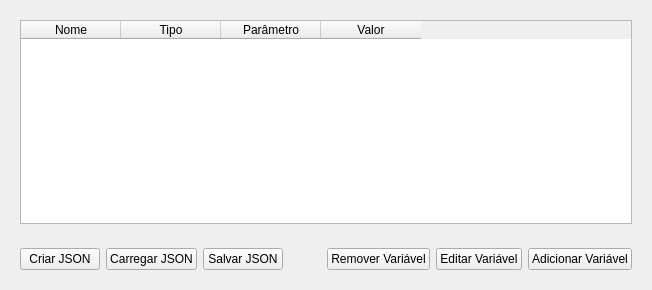
<?xml version="1.0" encoding="UTF-8"?>
<ui version="4.0">
 <class>varsWindow</class>
 <widget class="QWidget" name="varsWindow">
  <property name="geometry">
   <rect>
    <x>0</x>
    <y>0</y>
    <width>652</width>
    <height>290</height>
   </rect>
  </property>
  <property name="windowTitle">
   <string>Variáveis do D1</string>
  </property>
  <layout class="QVBoxLayout" name="verticalLayout">
   <item>
    <widget class="QFrame" name="frame_2">
     <property name="frameShape">
      <enum>QFrame::NoFrame</enum>
     </property>
     <property name="frameShadow">
      <enum>QFrame::Raised</enum>
     </property>
     <layout class="QHBoxLayout" name="horizontalLayout_2">
      <item>
       <widget class="QTableWidget" name="table_var">
        <column>
         <property name="text">
          <string>Nome</string>
         </property>
        </column>
        <column>
         <property name="text">
          <string>Tipo</string>
         </property>
        </column>
        <column>
         <property name="text">
          <string>Parâmetro</string>
         </property>
        </column>
        <column>
         <property name="text">
          <string>Valor</string>
         </property>
        </column>
       </widget>
      </item>
     </layout>
    </widget>
   </item>
   <item>
    <widget class="QFrame" name="frame">
     <property name="frameShape">
      <enum>QFrame::NoFrame</enum>
     </property>
     <property name="frameShadow">
      <enum>QFrame::Raised</enum>
     </property>
     <layout class="QHBoxLayout" name="horizontalLayout">
      <item>
       <widget class="QPushButton" name="btn_criar_json">
        <property name="text">
         <string>Criar JSON</string>
        </property>
       </widget>
      </item>
      <item>
       <widget class="QPushButton" name="btn_carregar_json">
        <property name="text">
         <string>Carregar JSON</string>
        </property>
       </widget>
      </item>
      <item>
       <widget class="QPushButton" name="btn_salvar_json">
        <property name="text">
         <string>Salvar JSON</string>
        </property>
       </widget>
      </item>
      <item>
       <spacer name="horizontalSpacer">
        <property name="orientation">
         <enum>Qt::Horizontal</enum>
        </property>
        <property name="sizeHint" stdset="0">
         <size>
          <width>40</width>
          <height>20</height>
         </size>
        </property>
       </spacer>
      </item>
      <item>
       <widget class="QPushButton" name="btn_del_var">
        <property name="text">
         <string>Remover Variável</string>
        </property>
       </widget>
      </item>
      <item>
       <widget class="QPushButton" name="btn_edit_var">
        <property name="text">
         <string>Editar Variável</string>
        </property>
       </widget>
      </item>
      <item>
       <widget class="QPushButton" name="btn_add_var">
        <property name="text">
         <string>Adicionar Variável</string>
        </property>
       </widget>
      </item>
     </layout>
    </widget>
   </item>
  </layout>
 </widget>
 <resources/>
 <connections/>
</ui>
